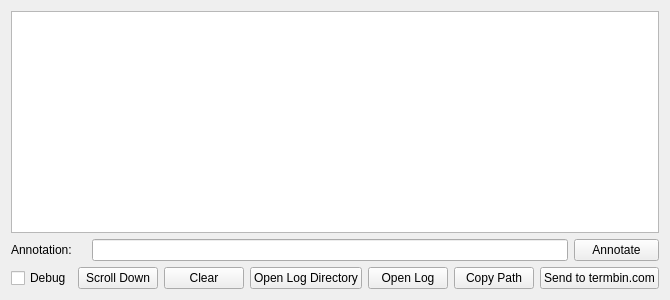
<?xml version="1.0" encoding="UTF-8"?>
<ui version="4.0">
 <class>loggingWindow</class>
 <widget class="QWidget" name="loggingWindow">
  <property name="geometry">
   <rect>
    <x>0</x>
    <y>0</y>
    <width>625</width>
    <height>300</height>
   </rect>
  </property>
  <property name="windowTitle">
   <string>Form</string>
  </property>
  <layout class="QVBoxLayout" name="verticalLayout">
   <item>
    <widget class="QPlainTextEdit" name="logTextDisplay">
     <property name="undoRedoEnabled">
      <bool>false</bool>
     </property>
     <property name="lineWrapMode">
      <enum>QPlainTextEdit::NoWrap</enum>
     </property>
     <property name="readOnly">
      <bool>true</bool>
     </property>
    </widget>
   </item>
   <item>
    <layout class="QHBoxLayout" name="horizontalLayout_2">
     <property name="leftMargin">
      <number>0</number>
     </property>
     <property name="topMargin">
      <number>0</number>
     </property>
     <item>
      <widget class="QLabel" name="annotateLabel">
       <property name="minimumSize">
        <size>
         <width>75</width>
         <height>0</height>
        </size>
       </property>
       <property name="maximumSize">
        <size>
         <width>75</width>
         <height>16777215</height>
        </size>
       </property>
       <property name="text">
        <string>Annotation:</string>
       </property>
      </widget>
     </item>
     <item>
      <widget class="QLineEdit" name="userAnnotationText">
       <property name="minimumSize">
        <size>
         <width>290</width>
         <height>0</height>
        </size>
       </property>
       <property name="toolTip">
        <string>You may enter your own log notes here.</string>
       </property>
      </widget>
     </item>
     <item>
      <widget class="QPushButton" name="annotateBtn">
       <property name="minimumSize">
        <size>
         <width>85</width>
         <height>0</height>
        </size>
       </property>
       <property name="maximumSize">
        <size>
         <width>85</width>
         <height>16777215</height>
        </size>
       </property>
       <property name="toolTip">
        <string>Adds user-text to the log.</string>
       </property>
       <property name="text">
        <string>Annotate</string>
       </property>
      </widget>
     </item>
    </layout>
   </item>
   <item>
    <layout class="QHBoxLayout" name="horizontalLayout">
     <property name="leftMargin">
      <number>0</number>
     </property>
     <property name="topMargin">
      <number>0</number>
     </property>
     <item>
      <widget class="QCheckBox" name="debugBtn">
       <property name="toolTip">
        <string>&lt;html&gt;&lt;head/&gt;&lt;body&gt;&lt;p&gt;Enable or disable debug logging. Use the &amp;quot;-d&amp;quot; or &amp;quot;--debug&amp;quot; flag to open wfview with debug logging enabled on startup. &lt;/p&gt;&lt;/body&gt;&lt;/html&gt;</string>
       </property>
       <property name="text">
        <string>Debug</string>
       </property>
      </widget>
     </item>
     <item>
      <widget class="QPushButton" name="toBottomBtn">
       <property name="toolTip">
        <string>Scroll to bottom</string>
       </property>
       <property name="text">
        <string>Scroll Down</string>
       </property>
      </widget>
     </item>
     <item>
      <widget class="QPushButton" name="clearDisplayBtn">
       <property name="toolTip">
        <string>Clears the display. Does not clear the log file.</string>
       </property>
       <property name="text">
        <string>Clear</string>
       </property>
      </widget>
     </item>
     <item>
      <widget class="QPushButton" name="openDirBtn">
       <property name="toolTip">
        <string>Makes a best-effort to ask the host system to open the log file directory.</string>
       </property>
       <property name="text">
        <string>Open Log Directory</string>
       </property>
      </widget>
     </item>
     <item>
      <widget class="QPushButton" name="openLogFileBtn">
       <property name="toolTip">
        <string>Makes a best-effort to ask the host system to open the logfile.</string>
       </property>
       <property name="text">
        <string>Open Log</string>
       </property>
      </widget>
     </item>
     <item>
      <widget class="QPushButton" name="copyPathBtn">
       <property name="toolTip">
        <string>Copy the path of the log file to your clipboard.</string>
       </property>
       <property name="text">
        <string>Copy Path</string>
       </property>
      </widget>
     </item>
     <item>
      <widget class="QPushButton" name="sendToPasteBtn">
       <property name="toolTip">
        <string>&lt;html&gt;&lt;head/&gt;&lt;body&gt;&lt;p&gt;Sends text to termbin.com. Some personal information (such as your username) is in the log file, so do not click this button unless you are ok sharing your log file. This is a quick way to receive a URL, pointing to your log file text, that you can send to other people. &lt;/p&gt;&lt;/body&gt;&lt;/html&gt;</string>
       </property>
       <property name="text">
        <string>Send to termbin.com</string>
       </property>
      </widget>
     </item>
     <item>
      <spacer name="horizontalSpacer">
       <property name="orientation">
        <enum>Qt::Horizontal</enum>
       </property>
       <property name="sizeHint" stdset="0">
        <size>
         <width>40</width>
         <height>20</height>
        </size>
       </property>
      </spacer>
     </item>
    </layout>
   </item>
  </layout>
 </widget>
 <resources/>
 <connections/>
</ui>
